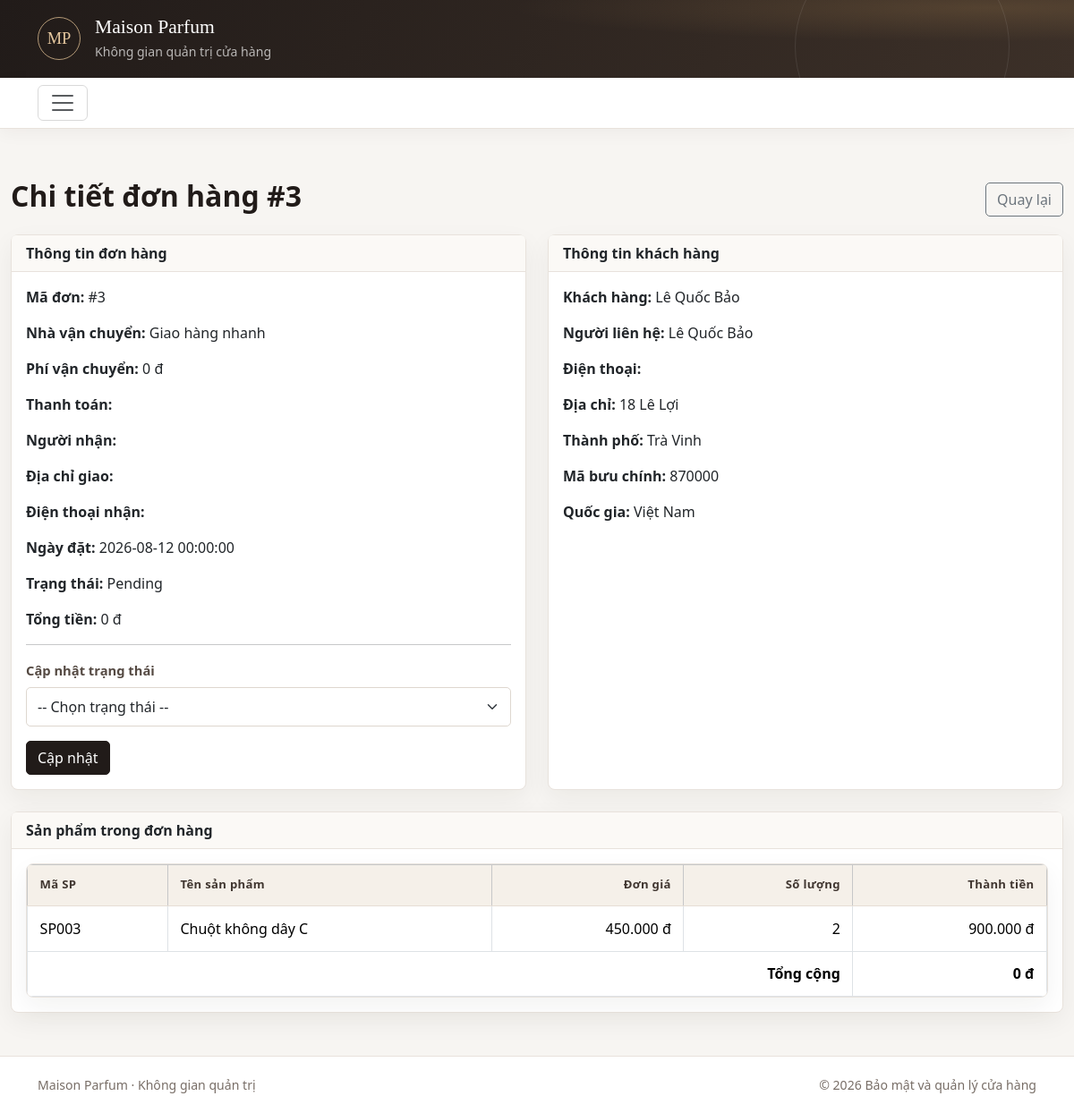
Screenshot of /admin/orders/detail.php?id=3 (signed in) with the database file from the repository.
### tables this page shows
CREATE TABLE orders (
    OrderID INT AUTO_INCREMENT PRIMARY KEY,
    OrderDate DATETIME NOT NULL DEFAULT CURRENT_TIMESTAMP,
    RequiredDate DATE NULL,
    ShippedDate DATETIME NULL,
    TotalAmount DECIMAL(12,2) NOT NULL DEFAULT 0,
    Status VARCHAR(30) NOT NULL DEFAULT 'Pending',
    ReceiverName VARCHAR(100),
    ShipAddress VARCHAR(255),
    ShipCity VARCHAR(100),
    ShipPhone VARCHAR(20),
    Freight DECIMAL(12,2) NOT NULL DEFAULT 0,
    PaymentMethod VARCHAR(50),
    CustomerID INT NOT NULL,
    EmployeeID INT NULL,
    ShipperID INT NULL,

    CONSTRAINT chk_orders_total CHECK (TotalAmount >= 0),
    CONSTRAINT chk_orders_freight CHECK (Freight >= 0),
    CONSTRAINT fk_orders_customer
        FOREIGN KEY (CustomerID) REFERENCES customers(CustomerID),
    CONSTRAINT fk_orders_employee
        FOREIGN KEY (EmployeeID) REFERENCES employees(EmployeeID),
    CONSTRAINT fk_orders_shipper
        FOREIGN KEY (ShipperID) REFERENCES shippers(ShipperID)
);

CREATE TABLE shippers (
    ShipperID INT AUTO_INCREMENT PRIMARY KEY,
    ShipperName VARCHAR(100) NOT NULL,
    Phone VARCHAR(20),
    Email VARCHAR(100),
    Website VARCHAR(255),
    DefaultFee DECIMAL(12,2) NOT NULL DEFAULT 0,
    IsActive BOOLEAN NOT NULL DEFAULT TRUE,
    CONSTRAINT chk_shippers_fee CHECK (DefaultFee >= 0)
);

CREATE TABLE customers (
    CustomerID INT AUTO_INCREMENT PRIMARY KEY,
    CustomerName VARCHAR(100) NOT NULL,
    ContactName VARCHAR(100),
    Address VARCHAR(200),
    City VARCHAR(100),
    PostalCode VARCHAR(20),
    Country VARCHAR(100),
    Phone VARCHAR(20),
    Email VARCHAR(255) NULL,
    PasswordHash VARCHAR(255) NULL,
    Gender VARCHAR(20),
    BirthDate DATE,
    LoyaltyPoint INT NOT NULL DEFAULT 0,
    CreatedAt TIMESTAMP NOT NULL DEFAULT CURRENT_TIMESTAMP,
    CONSTRAINT chk_customers_loyalty CHECK (LoyaltyPoint >= 0),
    CONSTRAINT uq_customers_email UNIQUE (Email)
);

CREATE TABLE orderdetail (
    OrderDetailID INT AUTO_INCREMENT PRIMARY KEY,
    Quantity INT NOT NULL,
    UnitPrice DECIMAL(12,2) NOT NULL,
    Discount DECIMAL(5,2) NOT NULL DEFAULT 0,
    OrderID INT NOT NULL,
    ProductID INT NOT NULL,

    CONSTRAINT chk_orderdetail_quantity CHECK (Quantity > 0),
    CONSTRAINT chk_orderdetail_unitprice CHECK (UnitPrice >= 0),
    CONSTRAINT chk_orderdetail_discount CHECK (Discount >= 0 AND Discount <= 100),
    CONSTRAINT fk_orderdetail_order
        FOREIGN KEY (OrderID)
        REFERENCES orders(OrderID)
        ON DELETE CASCADE,
    CONSTRAINT fk_orderdetail_product
        FOREIGN KEY (ProductID) REFERENCES products(ProductID)
);

CREATE TABLE products (
    ProductID INT AUTO_INCREMENT PRIMARY KEY,
    ProductCode VARCHAR(50) NOT NULL UNIQUE,
    ProductName VARCHAR(255) NOT NULL,
    Description TEXT,
    Unit VARCHAR(20),
    Brand VARCHAR(100),
    Volume DECIMAL(7,2),
    Concentration VARCHAR(50),
    Gender VARCHAR(20),
    Origin VARCHAR(100),
    Price DECIMAL(12,2) NOT NULL DEFAULT 0,
    Discount DECIMAL(5,2) NOT NULL DEFAULT 0,
    StockQuantity INT NOT NULL DEFAULT 0,
    IsActive BOOLEAN NOT NULL DEFAULT TRUE,
    CreatedAt TIMESTAMP NOT NULL DEFAULT CURRENT_TIMESTAMP,
    SupplierID INT NOT NULL,
    CategoryID INT NOT NULL,

    CONSTRAINT chk_products_price CHECK (Price >= 0),
    CONSTRAINT chk_products_discount CHECK (Discount >= 0 AND Discount <= 100),
    CONSTRAINT chk_products_volume CHECK (Volume IS NULL OR Volume > 0),
    CONSTRAINT chk_products_stock CHECK (StockQuantity >= 0),
    CONSTRAINT fk_products_supplier
        FOREIGN KEY (SupplierID) REFERENCES suppliers(SupplierID),
    CONSTRAINT fk_products_category
        FOREIGN KEY (CategoryID) REFERENCES categories(CategoryID)
);

### public/admin/orders/detail.php (the view, shortened to what this page needs)
<?php
require_once '/var/www/src/config/database.php';
$orderID = isset($_GET['id'])
    ? (int) $_GET['id']
    : 0;
$sqlOrder = "
    SELECT
        o.OrderID,
        o.OrderDate,
        o.ShippedDate,
        o.TotalAmount,
        o.Status,
        o.ReceiverName,
        o.ShipAddress,
        o.ShipCity,
        o.ShipPhone,
        o.Freight,
        o.PaymentMethod,
        sh.ShipperName,
        c.CustomerName,
        c.ContactName,
        c.Phone,
        c.Address,
        c.City,
        c.PostalCode,
        c.Country
    FROM
        orders AS o
        INNER JOIN customers AS c ON o.CustomerID = c.CustomerID
        LEFT JOIN shippers AS sh ON o.ShipperID = sh.ShipperID
    WHERE
        o.OrderID = ?
";
$allowedTransitions = [
    'Pending' => [
        'Confirmed',
        'Cancelled'
    ],
    'Confirmed' => [
        'Shipping',
        'Cancelled'
    ],
    'Shipping' => [
        'Completed',
        'Cancelled'
    ],
    'Completed' => [],
    'Cancelled' => []
];
$stmtOrder = $conn->prepare($sqlOrder);
$stmtOrder->bind_param('i', $orderID);
$stmtOrder->execute();
$orderResult = $stmtOrder->get_result();
$order = $orderResult->fetch_assoc();
$sqlDetail = "
    SELECT
        od.Quantity,
        od.UnitPrice,
        od.Discount,
        p.ProductCode,
        p.ProductName
    FROM
        orderdetail AS od,
        products AS p
    WHERE
        od.ProductID = p.ProductID
        AND od.OrderID = ?
    ORDER BY
        od.OrderDetailID
";
$stmtDetail = $conn->prepare($sqlDetail);
$stmtDetail->bind_param('i', $orderID);
$stmtDetail->execute();
$detailResult = $stmtDetail->get_result();
require_once '/var/www/src/includes/admin/header.php';
require_once '/var/www/src/includes/admin/navbar.php';
?>
<div class="container mt-4">
    <div class="d-flex justify-content-between align-items-center mb-3">
        <h2>
            Chi tiết đơn hàng #<?= (int) $order['OrderID'] ?>
        </h2>
        <a
            href="/admin/orders/"
            class="btn btn-outline-secondary"
        >
            Quay lại
        </a>
    </div>
    <div class="row g-4 mb-4">
        <div class="col-md-6">
            <div class="card h-100">
                <div class="card-header">
                    <strong>Thông tin đơn hàng</strong>
                </div>
                <div class="card-body">
                    <p>
                        <strong>Mã đơn:</strong>
                        #<?= (int) $order['OrderID'] ?>
                    </p>
                    <p>
                        <strong>Nhà vận chuyển:</strong>
                        <?= htmlspecialchars($order['ShipperName'] ?? 'Chưa chỉ định') ?>
                    </p>
                    <p>
                        <strong>Phí vận chuyển:</strong>
                        <?= number_format((float) $order['Freight'], 0, ',', '.') ?> đ
                    </p>
                    <p>
                        <strong>Thanh toán:</strong>
                    </p>
                    <p>
                        <strong>Người nhận:</strong>
                    </p>
                    <p>
                        <strong>Địa chỉ giao:</strong>
                    </p>
                    <p>
                        <strong>Điện thoại nhận:</strong>
                    </p>
                    <p>
                        <strong>Ngày đặt:</strong>
                        <?= htmlspecialchars($order['OrderDate']) ?>
                    </p>
                    <p>
                        <strong>Trạng thái:</strong>
                        <?= htmlspecialchars($order['Status']) ?>
                    </p>
                    <p>
                        <strong>Tổng tiền:</strong>
                        <?= number_format(
                            (float) $order['TotalAmount'],
                            0,
                            ',',
                            '.'
                        ) ?> đ
                    </p>
                    <?php
                    $nextStatuses = $allowedTransitions[$order['Status']] ?? [];
                    ?>
                    <?php if (!empty($nextStatuses)): ?>
                        <hr>
                        <form method="post">
                            <div class="mb-3">
                                <label for="status" class="form-label">
                                    Cập nhật trạng thái
                                </label>
                                <select
                                    name="status"
                                    id="status"
                                    class="form-select"
                                    required
                                >
                                    <option value="">
                                        -- Chọn trạng thái --
                                    </option>
                                </select>
                            </div>
                            <button
                                type="submit"
                                name="update_status"
                                class="btn btn-primary"
                            >
                                Cập nhật
                            </button>
                        </form>
                    <?php else: ?>
                        <div class="alert alert-secondary mb-0">
                            Đơn hàng đã ở trạng thái kết thúc.
                        </div>
                    <?php endif; ?>
                </div>
            </div>
        </div>
        <div class="col-md-6">
            <div class="card h-100">
                <div class="card-header">
                    <strong>Thông tin khách hàng</strong>
                </div>
                <div class="card-body">
                    <p>
                        <strong>Khách hàng:</strong>
                        <?= htmlspecialchars($order['CustomerName']) ?>
                    </p>
                    <p>
                        <strong>Người liên hệ:</strong>
                        <?= htmlspecialchars($order['ContactName'] ?? '') ?>
                    </p>
                    <p>
                        <strong>Điện thoại:</strong>
                    </p>
                    <p>
                        <strong>Địa chỉ:</strong>
                        <?= htmlspecialchars($order['Address'] ?? '') ?>
                    </p>
                    <p>
                        <strong>Thành phố:</strong>
                        <?= htmlspecialchars($order['City'] ?? '') ?>
                    </p>
                    <p>
                        <strong>Mã bưu chính:</strong>
                        <?= htmlspecialchars($order['PostalCode'] ?? '') ?>
                    </p>
                    <p class="mb-0">
                        <strong>Quốc gia:</strong>
                        <?= htmlspecialchars($order['Country'] ?? '') ?>
                    </p>
                </div>
            </div>
        </div>
    </div>
    <div class="card">
        <div class="card-header">
            <strong>Sản phẩm trong đơn hàng</strong>
        </div>
        <div class="card-body">
            <div class="table-responsive">
                <table class="table table-bordered align-middle mb-0">
                    <thead class="table-light">
                        <tr>
                            <th>Mã SP</th>
                            <th>Tên sản phẩm</th>
                            <th class="text-end">Đơn giá</th>
                            <th class="text-end">Số lượng</th>
                            <th class="text-end">Thành tiền</th>
                        </tr>
                    </thead>
                    <tbody>
                    <?php while ($item = $detailResult->fetch_assoc()): ?>
                        <?php
                        $sellingPrice = (float) $item['UnitPrice']
                            * (1 - (float) $item['Discount'] / 100);
                        $subtotal = $sellingPrice * (int) $item['Quantity'];
                        ?>
                        <tr>
                            <td>
                                <?= htmlspecialchars($item['ProductCode']) ?>
                            </td>
                            <td>
                                <?= htmlspecialchars($item['ProductName']) ?>
                            </td>
                            <td class="text-end">
                                <?= number_format(
                                    $sellingPrice,
                                    0,
                                    ',',
                                    '.'
                                ) ?> đ
                            </td>
                            <td class="text-end">
                                <?= (int) $item['Quantity'] ?>
                            </td>
                            <td class="text-end">
                                <?= number_format($subtotal, 0, ',', '.') ?> đ
                            </td>
                        </tr>
                    <?php endwhile; ?>
                    </tbody>
                    <tfoot>
                        <tr>
                            <th colspan="4" class="text-end">Tổng cộng</th>
                            <th class="text-end">
                                <?= number_format(
                                    (float) $order['TotalAmount'],
                                    0,
                                    ',',
                                    '.'
                                ) ?> đ
                            </th>
                        </tr>
                    </tfoot>
                </table>
            </div>
        </div>
    </div>
</div>
<?php
require_once '/var/www/src/includes/admin/footer.php';

### public/admin.css (style rules this page uses)
:root { --admin-ink: #211b19; --admin-muted: #786e67; --admin-paper: #f7f5f2; --admin-white: #fff; --admin-line: #e8e2dc; --admin-gold: #a77c49; --admin-green: #4a7763; --admin-shadow: 0 10px 28px rgba(39, 31, 25, .055); }
.admin-body { min-height: 100vh; background: var(--admin-paper); color: var(--admin-ink); font-family: "Segoe UI", Arial, sans-serif; }
.admin-body main.container, .admin-body div.container.mt-4 { max-width: 1440px; min-height: 54vh; padding-top: 2rem; padding-bottom: 3rem; }
.admin-body main.container > h1, .admin-body main.container > .d-flex h1, .admin-body div.container.mt-4 > .d-flex h2, .admin-body div.container.mt-4 > h2 { color: var(--admin-ink); font-family: "Segoe UI", Arial, sans-serif; font-weight: 650; }
.admin-body .card { border: 1px solid var(--admin-line); border-radius: 8px; background: var(--admin-white); box-shadow: var(--admin-shadow); }
.admin-body .card-header { border-bottom-color: var(--admin-line); background: #fbf9f6; }
.admin-body .btn { border-radius: 5px; font-weight: 500; }
.admin-body .btn-primary { border-color: var(--admin-ink); background: var(--admin-ink); }
.admin-body .form-control, .admin-body .form-select { min-height: 2.7rem; border-color: #ded7cf; border-radius: 5px; background-color: #fff; }
.admin-body .form-label { color: #554a43; font-size: .92rem; font-weight: 600; }
.admin-body .table-responsive { overflow: hidden; border: 1px solid var(--admin-line); border-radius: 8px; background: var(--admin-white); box-shadow: var(--admin-shadow); }
.admin-body .table { margin-bottom: 0; vertical-align: middle; }
.admin-body .table > :not(caption) > * > * { padding: .8rem .85rem; border-bottom-color: #eee9e4; }
.admin-body .table thead.table-dark th, .admin-body .table thead:not(.table-dark) th { border-bottom: 1px solid #e6ded5; background: #f5f0e9; color: #403630; font-size: .82rem; font-weight: 700; letter-spacing: .025em; white-space: nowrap; }
.admin-body .table tbody tr:last-child > * { border-bottom: 0; }

### rows the page displays
orders: OrderID "3", ShipperID.ShipperName "Giao hàng nhanh", Freight "0", OrderDate "2026-08-12 00:00:00", Status "Pending", TotalAmount "0", CustomerID.CustomerName "Lê Quốc Bảo", CustomerID.ContactName "Lê Quốc Bảo", CustomerID.Address "18 Lê Lợi", CustomerID.City "Trà Vinh", CustomerID.PostalCode "870000", CustomerID.Country "Việt Nam"
orderdetail: ProductID.ProductCode "SP003", ProductID.ProductName "Chuột không dây C", sellingPrice "450.000", Quantity "2", subtotal "900.000"
